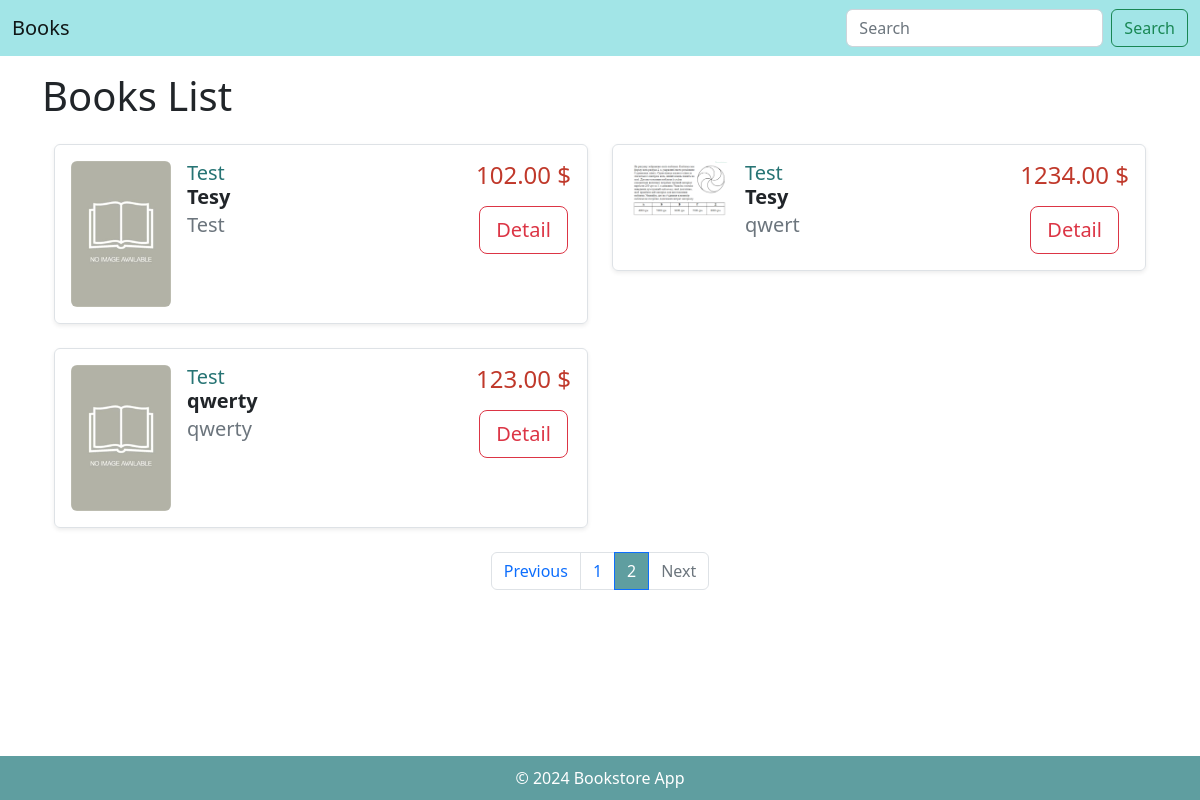
Screenshot of /?page=2 with the database file from the repository.
### books/models.py (models this page shows, shortened)
class Book(models.Model):
    title = models.CharField(max_length=200)
    author = models.CharField(max_length=100)
    description = models.TextField()
    year = models.IntegerField()
    price = models.DecimalField(max_digits=10, decimal_places=2)
    number_of_pages = models.IntegerField(default=0)
    genre=models.CharField(max_length=100, default='Other')
    language = models.CharField(max_length=100, blank=True)
    edition=models.CharField(max_length=200, blank=True)
    translator=models.CharField(max_length=100, blank=True)
    cover = models.ImageField(upload_to='covers/', default='covers/default.jpg')

### books/views.py (the view)
# urls.py: path("", views.list, name='list_books'),
def list(request):
    books = Book.objects.all()
    paginator = Paginator(books, 5)
    page_number = request.GET.get('page')
    page_obj = paginator.get_page(page_number)
    return render(request, 'list_book.html', {'books': page_obj})

### books/templates/list_book.html (shortened to what this page needs)
{% extends "layout_book.html" %}
{% block header %}Books List{% endblock %}
{% block content %}
<div class="container mt-4">
    <div class="row">
        {% for book in books %}
        <div class="col-md-6 mb-4">
            <div class="d-flex border rounded p-3 shadow-sm">
                <div class="me-3">
                    {% if book.cover %}
                        <img src="{{ book.cover.url }}" alt="{{ book.title }}" class="img-fluid rounded" style="max-width: 100px; max-height: 150px;">
                    {% else %}
                        <img src="/media/covers/default.jpg" alt="Default Cover" class="img-fluid rounded" style="max-width: 100px; max-height: 150px;">
                    {% endif %}
                </div>
                <div class="flex-grow-1">
                    <h5 class="mb-1">
                        <a href="{% url 'detail_book' book.id %}" class="text-decoration-none" style="color: rgb(39, 116, 116)">
                            {{ book.title }}
                        </a>
                    <p class="mb-1"><strong>{{ book.author }}</strong></p>
                    <p class="text-muted mb-1">
                        {{ book.description|truncatewords:30 }}
                    </p>
                </div>
                <div class="text-center">
                    <p class="h4 mb-3" style="color:#c0392b;">{{ book.price }} $</p>
                    <a href="{% url 'detail_book' book.id %}" class="btn btn-outline-danger btn-lg">
                        Detail
                    </a>
                </div>
            </div>
        </div>
        {% endfor %}
    </div>
    <nav aria-label="Page navigation example">
        <ul class="pagination justify-content-center">
            {% if books.has_previous %}
            <li class="page-item">
                <a class="page-link" href="?page=1" aria-label="First">Previous</a>
            </li>
            {% else %}
            <li class="page-item disabled">
                <a class="page-link" href="#">Previous</a>
            </li>
            {% endif %}
            {% for page_num in books.paginator.page_range %}
                {% if books.number == page_num %}
                    <li class="page-item active">
                        <a class="page-link" style="background-color: cadetblue;" href="#">{{ page_num }}</a>
                    </li>
                {% else %}
                    <li class="page-item">
                        <a class="page-link" href="?page={{ page_num }}">{{ page_num }}</a>
                    </li>
                {% endif %}
            {% endfor %}
            {% if books.has_next %}
            <li class="page-item">
                <a class="page-link" href="?page={{ books.next_page_number }}" aria-label="Next">Next</a>
            </li>
            {% else %}
            <li class="page-item disabled">
                <a class="page-link" href="#">Next</a>
            </li>
            {% endif %}
        </ul>
    </nav>
</div>
{% endblock %}

### books/static/style.css (style rules this page uses)
body { display: flex; flex-direction: column; min-height: 100vh; }

### rows the page displays
Book: title "Test", author "Tesy", description "Test", price "102.00"
Book: cover (picture), title "Test", author "Tesy", description "qwert", price "1234.00"
Book: cover (placeholder picture), title "Test", author "qwerty", description "qwerty", price "123.00"

### other values shown
{{ page_num }} "1"
{{ page_num }} "2"
